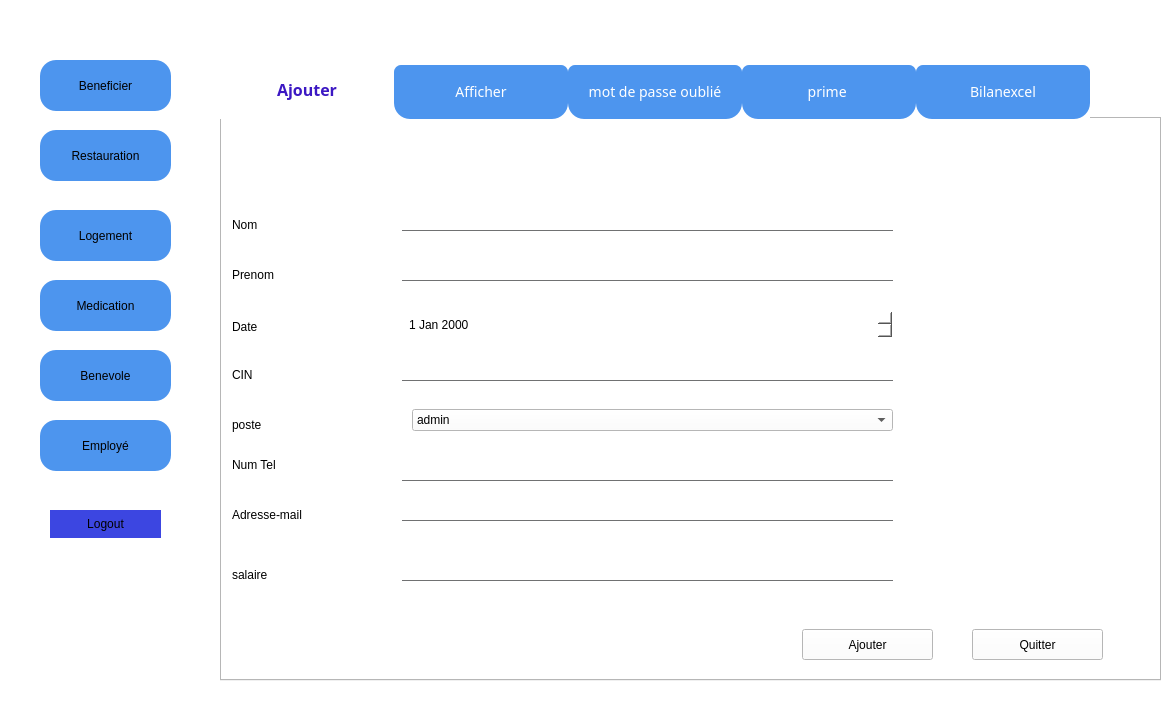
<?xml version="1.0" encoding="UTF-8"?>
<ui version="4.0">
 <class>MainWindow</class>
 <widget class="QMainWindow" name="MainWindow">
  <property name="geometry">
   <rect>
    <x>0</x>
    <y>0</y>
    <width>1175</width>
    <height>719</height>
   </rect>
  </property>
  <property name="windowTitle">
   <string>MainWindow</string>
  </property>
  <property name="styleSheet">
   <string notr="true">background-color: rgb(255, 255, 255);</string>
  </property>
  <widget class="QWidget" name="centralwidget">
   <widget class="QTabWidget" name="QTabBar">
    <property name="geometry">
     <rect>
      <x>220</x>
      <y>60</y>
      <width>941</width>
      <height>621</height>
     </rect>
    </property>
    <property name="minimumSize">
     <size>
      <width>0</width>
      <height>0</height>
     </size>
    </property>
    <property name="font">
     <font>
      <family>Microsoft YaHei UI Light</family>
      <pointsize>16</pointsize>
      <weight>50</weight>
      <italic>false</italic>
      <bold>false</bold>
      <kerning>true</kerning>
     </font>
    </property>
    <property name="cursor">
     <cursorShape>PointingHandCursor</cursorShape>
    </property>
    <property name="styleSheet">
     <string notr="true">
QTabBar::tab {
border-radius:16;
width:150px;
background: #4d95ee;
border: 20px  #535353;
border-bottom-color: #535353; 
border-top-left-radius: 7px;
border-top-right-radius: 7px;
min-width: 90px;
padding: 12px;
color: rgb(172, 160, 190);
	color: #FFFFFF;
font: 12pt 'Century Gothic';
font-size:14px;Century Gothic, Helvetica, sans-serif;
font-weight:200;
}
QTabBar::tab:selected,QTabBar::tab:hover {
	
	font: 10pt 'Century Gothic';
	color: #3c18c3;
	background-color: #FFFFFF;

}
QTabBar::tab:selected {
font: 12pt 'Century Gothic';
border-color: #760404;
border-bottom-color: #760404; /* same as pane color */
font: 12pt 'Century Gothic';
color: #3c18c3;
font-size: 16px;
font-family:Century Gothic,Solid;
font-weight:500;

}
QTabBar::tab:!selected {
margin-top: 5px; /* make non-selected tabs look smaller */
}</string>
    </property>
    <property name="currentIndex">
     <number>0</number>
    </property>
    <widget class="QWidget" name="QTabBarPage1_2">
     <attribute name="title">
      <string>Ajouter</string>
     </attribute>
     <widget class="QLabel" name="Nom">
      <property name="geometry">
       <rect>
        <x>10</x>
        <y>90</y>
        <width>111</width>
        <height>31</height>
       </rect>
      </property>
      <property name="text">
       <string>Nom</string>
      </property>
     </widget>
     <widget class="QLabel" name="Num">
      <property name="geometry">
       <rect>
        <x>10</x>
        <y>330</y>
        <width>111</width>
        <height>31</height>
       </rect>
      </property>
      <property name="text">
       <string>Num Tel</string>
      </property>
     </widget>
     <widget class="QLabel" name="CIN">
      <property name="geometry">
       <rect>
        <x>10</x>
        <y>240</y>
        <width>111</width>
        <height>31</height>
       </rect>
      </property>
      <property name="text">
       <string>CIN</string>
      </property>
     </widget>
     <widget class="QLabel" name="Prenom">
      <property name="geometry">
       <rect>
        <x>10</x>
        <y>140</y>
        <width>111</width>
        <height>31</height>
       </rect>
      </property>
      <property name="text">
       <string>Prenom</string>
      </property>
     </widget>
     <widget class="QLabel" name="Mail">
      <property name="geometry">
       <rect>
        <x>10</x>
        <y>380</y>
        <width>111</width>
        <height>31</height>
       </rect>
      </property>
      <property name="text">
       <string>Adresse-mail</string>
      </property>
     </widget>
     <widget class="QLabel" name="Donation_2">
      <property name="geometry">
       <rect>
        <x>10</x>
        <y>440</y>
        <width>111</width>
        <height>31</height>
       </rect>
      </property>
      <property name="text">
       <string>salaire </string>
      </property>
     </widget>
     <widget class="QLineEdit" name="AjouterNom">
      <property name="geometry">
       <rect>
        <x>180</x>
        <y>90</y>
        <width>491</width>
        <height>22</height>
       </rect>
      </property>
      <property name="cursor">
       <cursorShape>ArrowCursor</cursorShape>
      </property>
      <property name="styleSheet">
       <string notr="true">border:none;
border-bottom:1px solid #707172;
background: transparent;</string>
      </property>
      <property name="text">
       <string/>
      </property>
      <property name="placeholderText">
       <string/>
      </property>
      <property name="cursorMoveStyle">
       <enum>Qt::VisualMoveStyle</enum>
      </property>
      <property name="clearButtonEnabled">
       <bool>false</bool>
      </property>
     </widget>
     <widget class="QLineEdit" name="AjouterPrenom">
      <property name="geometry">
       <rect>
        <x>180</x>
        <y>140</y>
        <width>491</width>
        <height>22</height>
       </rect>
      </property>
      <property name="styleSheet">
       <string notr="true">border:none;
border-bottom:1px solid #707172;
background: transparent;

</string>
      </property>
      <property name="placeholderText">
       <string/>
      </property>
      <property name="clearButtonEnabled">
       <bool>false</bool>
      </property>
     </widget>
     <widget class="QLineEdit" name="AjouterCin">
      <property name="geometry">
       <rect>
        <x>180</x>
        <y>240</y>
        <width>491</width>
        <height>22</height>
       </rect>
      </property>
      <property name="styleSheet">
       <string notr="true">border:none;
border-bottom:1px solid #707172;
background: transparent;</string>
      </property>
      <property name="placeholderText">
       <string/>
      </property>
      <property name="clearButtonEnabled">
       <bool>false</bool>
      </property>
     </widget>
     <widget class="QLineEdit" name="AjouterNum">
      <property name="geometry">
       <rect>
        <x>180</x>
        <y>340</y>
        <width>491</width>
        <height>22</height>
       </rect>
      </property>
      <property name="styleSheet">
       <string notr="true">border:none;
border-bottom:1px solid #707172;
background: transparent;</string>
      </property>
      <property name="placeholderText">
       <string/>
      </property>
      <property name="clearButtonEnabled">
       <bool>false</bool>
      </property>
     </widget>
     <widget class="QLineEdit" name="AjouterAdresse">
      <property name="geometry">
       <rect>
        <x>180</x>
        <y>380</y>
        <width>491</width>
        <height>22</height>
       </rect>
      </property>
      <property name="styleSheet">
       <string notr="true">border:none;
border-bottom:1px solid #707172;
background: transparent;</string>
      </property>
      <property name="placeholderText">
       <string/>
      </property>
      <property name="clearButtonEnabled">
       <bool>false</bool>
      </property>
     </widget>
     <widget class="QPushButton" name="BouttonAjouter">
      <property name="geometry">
       <rect>
        <x>580</x>
        <y>510</y>
        <width>131</width>
        <height>31</height>
       </rect>
      </property>
      <property name="text">
       <string>Ajouter</string>
      </property>
     </widget>
     <widget class="QPushButton" name="BouttonQuitter">
      <property name="geometry">
       <rect>
        <x>750</x>
        <y>510</y>
        <width>131</width>
        <height>31</height>
       </rect>
      </property>
      <property name="text">
       <string>Quitter</string>
      </property>
     </widget>
     <widget class="QLabel" name="Date">
      <property name="geometry">
       <rect>
        <x>10</x>
        <y>200</y>
        <width>101</width>
        <height>16</height>
       </rect>
      </property>
      <property name="text">
       <string>Date </string>
      </property>
     </widget>
     <widget class="QDateEdit" name="datebar">
      <property name="geometry">
       <rect>
        <x>180</x>
        <y>190</y>
        <width>491</width>
        <height>31</height>
       </rect>
      </property>
      <property name="styleSheet">
       <string notr="true">#datebar{
border-radius:10;
height: 60;
border:20px;
padding: 5px;
}</string>
      </property>
     </widget>
     <widget class="QLabel" name="CIN_2">
      <property name="geometry">
       <rect>
        <x>10</x>
        <y>290</y>
        <width>111</width>
        <height>31</height>
       </rect>
      </property>
      <property name="text">
       <string>poste</string>
      </property>
     </widget>
     <widget class="QLineEdit" name="Ajoutersalaire">
      <property name="geometry">
       <rect>
        <x>180</x>
        <y>440</y>
        <width>491</width>
        <height>22</height>
       </rect>
      </property>
      <property name="styleSheet">
       <string notr="true">border:none;
border-bottom:1px solid #707172;
background: transparent;</string>
      </property>
      <property name="placeholderText">
       <string/>
      </property>
      <property name="clearButtonEnabled">
       <bool>false</bool>
      </property>
     </widget>
     <widget class="QComboBox" name="comboBox">
      <property name="geometry">
       <rect>
        <x>190</x>
        <y>290</y>
        <width>481</width>
        <height>22</height>
       </rect>
      </property>
      <item>
       <property name="text">
        <string>admin</string>
       </property>
      </item>
      <item>
       <property name="text">
        <string>employe</string>
       </property>
      </item>
      <item>
       <property name="text">
        <string>medecin</string>
       </property>
      </item>
      <item>
       <property name="text">
        <string>chef</string>
       </property>
      </item>
      <item>
       <property name="text">
        <string/>
       </property>
      </item>
     </widget>
     <widget class="QLabel" name="label_4">
      <property name="geometry">
       <rect>
        <x>690</x>
        <y>280</y>
        <width>331</width>
        <height>211</height>
       </rect>
      </property>
      <property name="text">
       <string/>
      </property>
      <property name="pixmap">
       <pixmap resource="image.qrc">:/Images/dashboard.gif</pixmap>
      </property>
     </widget>
    </widget>
    <widget class="QWidget" name="Afficher">
     <attribute name="title">
      <string>Afficher</string>
     </attribute>
     <widget class="QLabel" name="label_9">
      <property name="geometry">
       <rect>
        <x>40</x>
        <y>130</y>
        <width>56</width>
        <height>16</height>
       </rect>
      </property>
      <property name="text">
       <string>TextLabel</string>
      </property>
     </widget>
     <widget class="QPushButton" name="tri_4">
      <property name="geometry">
       <rect>
        <x>30</x>
        <y>460</y>
        <width>81</width>
        <height>31</height>
       </rect>
      </property>
      <property name="styleSheet">
       <string notr="true">#tri{

border-radius:8px;


background-color: rgb(172, 160, 190);
color:white;
font: 9pt 'Century Gothic';
}
</string>
      </property>
      <property name="text">
       <string>tri </string>
      </property>
      <property name="icon">
       <iconset resource="image.qrc">
        <normaloff>:/Images/icons8-combo-chart.gif</normaloff>:/Images/icons8-combo-chart.gif</iconset>
      </property>
      <property name="iconSize">
       <size>
        <width>36</width>
        <height>64</height>
       </size>
      </property>
     </widget>
     <widget class="QPushButton" name="Rechercher">
      <property name="geometry">
       <rect>
        <x>30</x>
        <y>70</y>
        <width>101</width>
        <height>23</height>
       </rect>
      </property>
      <property name="styleSheet">
       <string notr="true">QPushButton {     border: none;     background-color: rgba(0,0,0,0); }</string>
      </property>
      <property name="text">
       <string>recherche</string>
      </property>
      <property name="icon">
       <iconset resource="image.qrc">
        <normaloff>:/Images/list.gif</normaloff>:/Images/list.gif</iconset>
      </property>
      <property name="iconSize">
       <size>
        <width>26</width>
        <height>30</height>
       </size>
      </property>
     </widget>
     <widget class="QPushButton" name="supprimerClient_7">
      <property name="geometry">
       <rect>
        <x>410</x>
        <y>70</y>
        <width>81</width>
        <height>31</height>
       </rect>
      </property>
      <property name="styleSheet">
       <string notr="true">#supprimerClient_4{

border-radius:8px;


background-color: rgb(172, 160, 190);
color:white;
font: 9pt 'Century Gothic';
}
</string>
      </property>
      <property name="text">
       <string>supprimer</string>
      </property>
     </widget>
     <widget class="QTableView" name="affichageperso">
      <property name="geometry">
       <rect>
        <x>30</x>
        <y>120</y>
        <width>541</width>
        <height>321</height>
       </rect>
      </property>
     </widget>
     <widget class="QPushButton" name="modifierClient_7">
      <property name="geometry">
       <rect>
        <x>810</x>
        <y>420</y>
        <width>81</width>
        <height>31</height>
       </rect>
      </property>
      <property name="styleSheet">
       <string notr="true">#modifierClient_4{

border-radius:8px;


background-color: rgb(172, 160, 190);
color:white;
font: 9pt 'Century Gothic';
}
</string>
      </property>
      <property name="text">
       <string>modifier</string>
      </property>
     </widget>
     <widget class="QPushButton" name="pdf_9">
      <property name="geometry">
       <rect>
        <x>490</x>
        <y>450</y>
        <width>111</width>
        <height>51</height>
       </rect>
      </property>
      <property name="styleSheet">
       <string notr="true">QPushButton {
	border: none;
background-color: rgb(255,255,255
);
}
QPushButton:hover {
	background-color: rgb(255, 130, 132);

}
QPushButton:pressed {	
	background-color: rgba(0,0,0,0);
}</string>
      </property>
      <property name="text">
       <string>pdf</string>
      </property>
      <property name="icon">
       <iconset resource="image.qrc">
        <normaloff>:/Images/form.gif</normaloff>:/Images/form.gif</iconset>
      </property>
      <property name="iconSize">
       <size>
        <width>78</width>
        <height>38</height>
       </size>
      </property>
     </widget>
     <widget class="QLineEdit" name="Recherchecin">
      <property name="geometry">
       <rect>
        <x>150</x>
        <y>70</y>
        <width>231</width>
        <height>21</height>
       </rect>
      </property>
      <property name="styleSheet">
       <string notr="true">border:none;
border-bottom:1px solid #707172;
background: transparent;</string>
      </property>
     </widget>
     <widget class="QLabel" name="tel2">
      <property name="geometry">
       <rect>
        <x>610</x>
        <y>260</y>
        <width>111</width>
        <height>31</height>
       </rect>
      </property>
      <property name="text">
       <string>Num Tel</string>
      </property>
     </widget>
     <widget class="QLabel" name="AffNom">
      <property name="geometry">
       <rect>
        <x>610</x>
        <y>110</y>
        <width>111</width>
        <height>31</height>
       </rect>
      </property>
      <property name="text">
       <string>Nom</string>
      </property>
     </widget>
     <widget class="QPushButton" name="BouttonQuitter_2">
      <property name="geometry">
       <rect>
        <x>1110</x>
        <y>470</y>
        <width>131</width>
        <height>31</height>
       </rect>
      </property>
      <property name="text">
       <string>Quitter</string>
      </property>
     </widget>
     <widget class="QLabel" name="AffMail">
      <property name="geometry">
       <rect>
        <x>610</x>
        <y>300</y>
        <width>111</width>
        <height>31</height>
       </rect>
      </property>
      <property name="text">
       <string>Adresse-mail</string>
      </property>
     </widget>
     <widget class="QLineEdit" name="nom2">
      <property name="geometry">
       <rect>
        <x>760</x>
        <y>110</y>
        <width>161</width>
        <height>21</height>
       </rect>
      </property>
      <property name="styleSheet">
       <string notr="true">border:none;
border-bottom:1px solid #707172;
background: transparent;</string>
      </property>
      <property name="placeholderText">
       <string/>
      </property>
      <property name="clearButtonEnabled">
       <bool>false</bool>
      </property>
     </widget>
     <widget class="QLabel" name="AffPrenom">
      <property name="geometry">
       <rect>
        <x>610</x>
        <y>150</y>
        <width>111</width>
        <height>31</height>
       </rect>
      </property>
      <property name="text">
       <string>Prenom</string>
      </property>
     </widget>
     <widget class="QLabel" name="AffCIN">
      <property name="geometry">
       <rect>
        <x>610</x>
        <y>190</y>
        <width>111</width>
        <height>31</height>
       </rect>
      </property>
      <property name="text">
       <string>CIN</string>
      </property>
     </widget>
     <widget class="QLabel" name="AffDonation">
      <property name="geometry">
       <rect>
        <x>610</x>
        <y>340</y>
        <width>111</width>
        <height>31</height>
       </rect>
      </property>
      <property name="text">
       <string>poste </string>
      </property>
     </widget>
     <widget class="QLineEdit" name="num2">
      <property name="geometry">
       <rect>
        <x>760</x>
        <y>260</y>
        <width>161</width>
        <height>21</height>
       </rect>
      </property>
      <property name="styleSheet">
       <string notr="true">border:none;
border-bottom:1px solid #707172;
background: transparent;</string>
      </property>
      <property name="placeholderText">
       <string/>
      </property>
      <property name="clearButtonEnabled">
       <bool>false</bool>
      </property>
     </widget>
     <widget class="QLineEdit" name="mail2">
      <property name="geometry">
       <rect>
        <x>760</x>
        <y>300</y>
        <width>161</width>
        <height>21</height>
       </rect>
      </property>
      <property name="styleSheet">
       <string notr="true">border:none;
border-bottom:1px solid #707172;
background: transparent;</string>
      </property>
      <property name="placeholderText">
       <string/>
      </property>
      <property name="clearButtonEnabled">
       <bool>false</bool>
      </property>
     </widget>
     <widget class="QLineEdit" name="poste2">
      <property name="geometry">
       <rect>
        <x>760</x>
        <y>340</y>
        <width>161</width>
        <height>21</height>
       </rect>
      </property>
      <property name="styleSheet">
       <string notr="true">border:none;
border-bottom:1px solid #707172;
background: transparent;</string>
      </property>
      <property name="placeholderText">
       <string/>
      </property>
      <property name="clearButtonEnabled">
       <bool>false</bool>
      </property>
     </widget>
     <widget class="QLineEdit" name="prenom2">
      <property name="geometry">
       <rect>
        <x>760</x>
        <y>150</y>
        <width>161</width>
        <height>21</height>
       </rect>
      </property>
      <property name="styleSheet">
       <string notr="true">border:none;
border-bottom:1px solid #707172;
background: transparent;</string>
      </property>
      <property name="placeholderText">
       <string/>
      </property>
      <property name="clearButtonEnabled">
       <bool>false</bool>
      </property>
     </widget>
     <widget class="QLineEdit" name="cin2">
      <property name="geometry">
       <rect>
        <x>760</x>
        <y>190</y>
        <width>161</width>
        <height>21</height>
       </rect>
      </property>
      <property name="styleSheet">
       <string notr="true">border:none;
border-bottom:1px solid #707172;
background: transparent;</string>
      </property>
      <property name="placeholderText">
       <string/>
      </property>
      <property name="clearButtonEnabled">
       <bool>false</bool>
      </property>
     </widget>
     <widget class="QDateEdit" name="date2">
      <property name="geometry">
       <rect>
        <x>760</x>
        <y>230</y>
        <width>161</width>
        <height>22</height>
       </rect>
      </property>
     </widget>
     <widget class="QLabel" name="Date_2">
      <property name="geometry">
       <rect>
        <x>610</x>
        <y>230</y>
        <width>101</width>
        <height>16</height>
       </rect>
      </property>
      <property name="text">
       <string>Date </string>
      </property>
     </widget>
     <widget class="QLineEdit" name="salaire2">
      <property name="geometry">
       <rect>
        <x>760</x>
        <y>380</y>
        <width>161</width>
        <height>21</height>
       </rect>
      </property>
      <property name="styleSheet">
       <string notr="true">border:none;
border-bottom:1px solid #707172;
background: transparent;</string>
      </property>
      <property name="placeholderText">
       <string/>
      </property>
      <property name="clearButtonEnabled">
       <bool>false</bool>
      </property>
     </widget>
     <widget class="QLabel" name="AffDonation_2">
      <property name="geometry">
       <rect>
        <x>610</x>
        <y>380</y>
        <width>111</width>
        <height>31</height>
       </rect>
      </property>
      <property name="text">
       <string>Salaire</string>
      </property>
     </widget>
     <widget class="QPushButton" name="pushButton">
      <property name="geometry">
       <rect>
        <x>240</x>
        <y>457</y>
        <width>121</width>
        <height>41</height>
       </rect>
      </property>
      <property name="styleSheet">
       <string notr="true"/>
      </property>
      <property name="text">
       <string>stat</string>
      </property>
      <property name="icon">
       <iconset resource="image.qrc">
        <normaloff>:/Images/charts.png</normaloff>:/Images/charts.png</iconset>
      </property>
      <property name="iconSize">
       <size>
        <width>63</width>
        <height>39</height>
       </size>
      </property>
     </widget>
     <widget class="QPushButton" name="pushButton_2">
      <property name="geometry">
       <rect>
        <x>630</x>
        <y>470</y>
        <width>93</width>
        <height>28</height>
       </rect>
      </property>
      <property name="text">
       <string>camera</string>
      </property>
     </widget>
    </widget>
    <widget class="QWidget" name="Statistics">
     <attribute name="title">
      <string>mot de passe oublié</string>
     </attribute>
     <widget class="QLabel" name="label_3">
      <property name="geometry">
       <rect>
        <x>20</x>
        <y>20</y>
        <width>1221</width>
        <height>451</height>
       </rect>
      </property>
      <property name="text">
       <string/>
      </property>
      <property name="pixmap">
       <pixmap>../interface/image/finance.jpg</pixmap>
      </property>
     </widget>
    </widget>
    <widget class="QWidget" name="Calculatrice">
     <attribute name="title">
      <string>prime </string>
     </attribute>
     <widget class="QLabel" name="label_2">
      <property name="enabled">
       <bool>true</bool>
      </property>
      <property name="geometry">
       <rect>
        <x>30</x>
        <y>80</y>
        <width>541</width>
        <height>391</height>
       </rect>
      </property>
      <property name="styleSheet">
       <string notr="true">image: url(:../image/capture.PNG);</string>
      </property>
      <property name="text">
       <string/>
      </property>
      <property name="pixmap">
       <pixmap>../interface/image/capture.PNG</pixmap>
      </property>
     </widget>
    </widget>
    <widget class="QWidget" name="Bilanexcel">
     <attribute name="title">
      <string>Bilanexcel</string>
     </attribute>
     <widget class="QWidget" name="gridLayoutWidget">
      <property name="geometry">
       <rect>
        <x>30</x>
        <y>20</y>
        <width>871</width>
        <height>501</height>
       </rect>
      </property>
      <layout class="QGridLayout" name="gridLayout1"/>
     </widget>
    </widget>
   </widget>
   <widget class="QPushButton" name="Medication">
    <property name="geometry">
     <rect>
      <x>40</x>
      <y>280</y>
      <width>131</width>
      <height>51</height>
     </rect>
    </property>
    <property name="styleSheet">
     <string notr="true">#Medication{

border-radius:16px;


background-color: #4d95ee;
}

#Medication:hover{
border-radius:20px;
font: 9pt 'Century Gothic';
background:#FFFFFF;


}</string>
    </property>
    <property name="text">
     <string>Medication</string>
    </property>
   </widget>
   <widget class="QPushButton" name="Logout">
    <property name="geometry">
     <rect>
      <x>50</x>
      <y>510</y>
      <width>111</width>
      <height>28</height>
     </rect>
    </property>
    <property name="styleSheet">
     <string notr="true">#Logout{

border-radius:20px;


background-color: #4d95ee;
	background-color: rgb(60, 70, 225);
}

#Logout:hover{
border-radius:20px;
background:#FFFFFF;


}</string>
    </property>
    <property name="text">
     <string>Logout</string>
    </property>
   </widget>
   <widget class="QPushButton" name="Employe">
    <property name="geometry">
     <rect>
      <x>40</x>
      <y>420</y>
      <width>131</width>
      <height>51</height>
     </rect>
    </property>
    <property name="styleSheet">
     <string notr="true">#Employe{

border-radius:16px;


background-color: #4d95ee;
}

#Employe:hover{
border-radius:20px;
font: 12pt 'Century Gothic';
background:#FFFFFF;


}</string>
    </property>
    <property name="text">
     <string>Employé</string>
    </property>
   </widget>
   <widget class="QPushButton" name="Restauration">
    <property name="geometry">
     <rect>
      <x>40</x>
      <y>130</y>
      <width>131</width>
      <height>51</height>
     </rect>
    </property>
    <property name="styleSheet">
     <string notr="true">#Restauration{

border-radius:16px;


background-color: #4d95ee;
}

#Restauration:hover{
border-radius:20px;
font: 8pt 'Century Gothic';
background:#FFFFFF;


}</string>
    </property>
    <property name="text">
     <string>Restauration</string>
    </property>
   </widget>
   <widget class="QLabel" name="label">
    <property name="geometry">
     <rect>
      <x>30</x>
      <y>20</y>
      <width>161</width>
      <height>571</height>
     </rect>
    </property>
    <property name="autoFillBackground">
     <bool>false</bool>
    </property>
    <property name="styleSheet">
     <string notr="true">background-color: #FFFFFF;
color: rgb(170, 0, 0);
border-radius:20;</string>
    </property>
    <property name="frameShape">
     <enum>QFrame::Panel</enum>
    </property>
    <property name="frameShadow">
     <enum>QFrame::Plain</enum>
    </property>
    <property name="text">
     <string/>
    </property>
   </widget>
   <widget class="QPushButton" name="Beneficier">
    <property name="geometry">
     <rect>
      <x>40</x>
      <y>60</y>
      <width>131</width>
      <height>51</height>
     </rect>
    </property>
    <property name="styleSheet">
     <string notr="true">#Beneficier{

border-radius:16px;


background-color: #4d95ee;
}

#Beneficier:hover{
border-radius:20px;
font: 12pt 'Century Gothic';
background:#FFFFFF;


}</string>
    </property>
    <property name="text">
     <string>Beneficier</string>
    </property>
   </widget>
   <widget class="QPushButton" name="Logement">
    <property name="geometry">
     <rect>
      <x>40</x>
      <y>210</y>
      <width>131</width>
      <height>51</height>
     </rect>
    </property>
    <property name="styleSheet">
     <string notr="true">#Logement{

border-radius:16px;


background-color: #4d95ee;
}

#Logement:hover{
border-radius:20px;
font: 12pt 'Century Gothic';
background:#FFFFFF;


}</string>
    </property>
    <property name="text">
     <string>Logement</string>
    </property>
   </widget>
   <widget class="QPushButton" name="Benevole">
    <property name="geometry">
     <rect>
      <x>40</x>
      <y>350</y>
      <width>131</width>
      <height>51</height>
     </rect>
    </property>
    <property name="styleSheet">
     <string notr="true">#Benevole{

border-radius:16px;


background-color: #4d95ee;
}

#Benevole:hover{
border-radius:20px;
font: 12pt 'Century Gothic';
background:#FFFFFF;


}</string>
    </property>
    <property name="text">
     <string>Benevole</string>
    </property>
   </widget>
   <zorder>label</zorder>
   <zorder>QTabBar</zorder>
   <zorder>Medication</zorder>
   <zorder>Logout</zorder>
   <zorder>Employe</zorder>
   <zorder>Restauration</zorder>
   <zorder>Beneficier</zorder>
   <zorder>Logement</zorder>
   <zorder>Benevole</zorder>
  </widget>
  <widget class="QMenuBar" name="menubar">
   <property name="geometry">
    <rect>
     <x>0</x>
     <y>0</y>
     <width>1175</width>
     <height>26</height>
    </rect>
   </property>
  </widget>
  <widget class="QStatusBar" name="statusbar"/>
 </widget>
 <resources>
  <include location="image.qrc"/>
 </resources>
 <connections/>
</ui>
